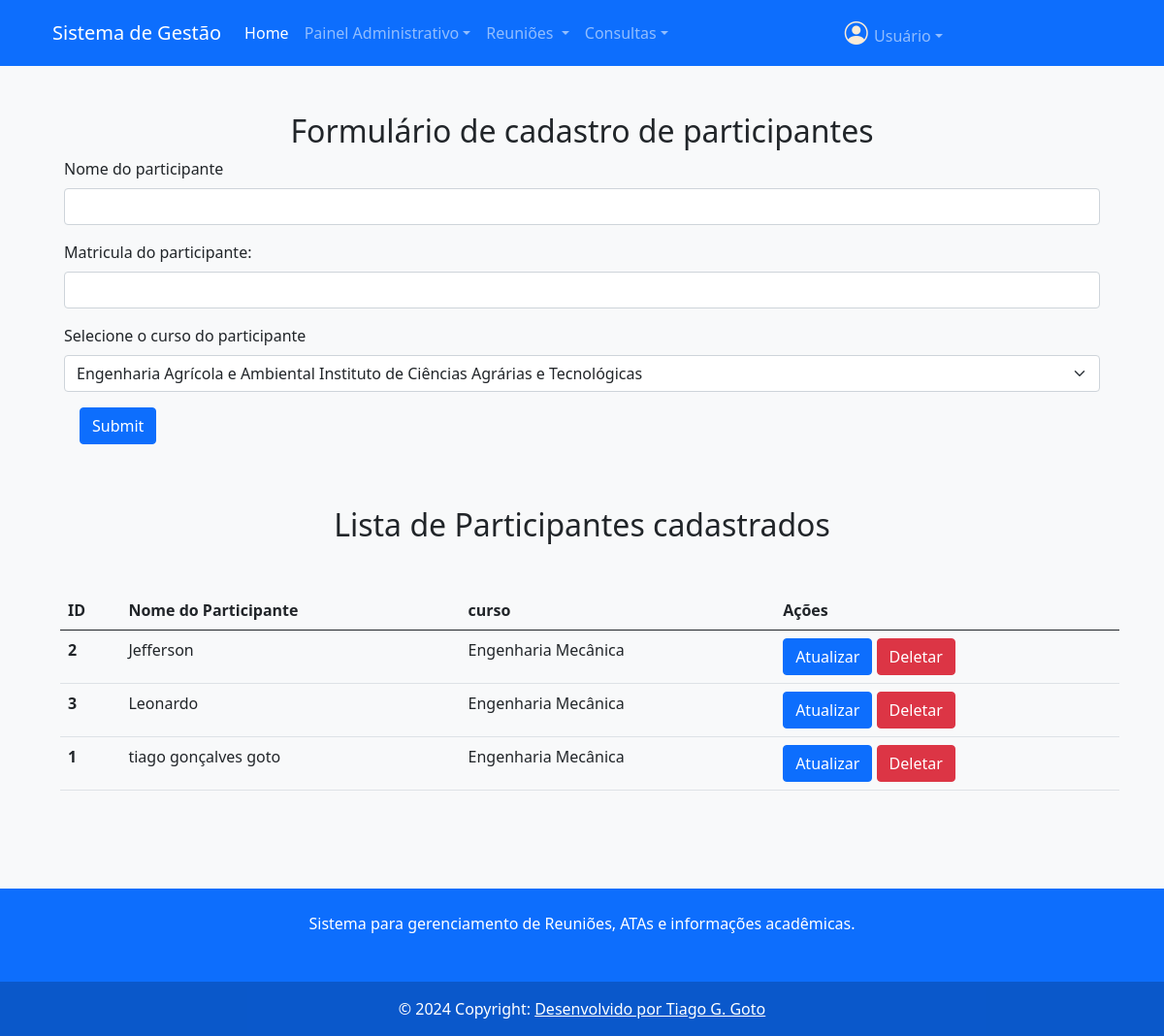
The app's page /meetings/ateendees (signed in) with its own data.
### src/models/entities/meetings.py (models this page shows, shortened)
class Attendees(db.Model):
    __tablename__ = 'attendees'
    id = db.Column(db.Integer, primary_key=True, autoincrement=True)
    name = db.Column(db.Text, nullable=False)
    document = db.Column(db.Text, nullable=True)
    course_id = db.Column(db.Integer, db.ForeignKey('course.id'))
    meeting_attendees = db.relationship("Meeting_attendees", back_populates="attendee", lazy='dynamic')
    course = db.relationship("Course", back_populates="attendee")

### src/models/entities/institution.py (models this page shows, shortened)
class Course(db.Model):
    __tablename__= 'course'
    id = db.Column(db.Integer, primary_key=True, autoincrement=True)
    name = db.Column(db.Text, nullable=False)
    depart_id = db.Column(db.Integer, db.ForeignKey('department.id'))
    department = db.relationship("Department", back_populates="course")
    meeting = db.relationship("Meetings", back_populates="course", lazy='dynamic')
    numbering = db.relationship("Numbering", back_populates="course", lazy='dynamic')
    attendee = db.relationship("Attendees", back_populates="course", lazy='dynamic')
    def __repr__(self):
        return f'{self.name}'

### src/routes/meetings.py (the view)
@meetings_route.route('/ateendees', methods=['GET'])
@login_required
def gets_attendees():
    list_attendees = Reg_attendees.gets()
    courses_list =  Reg_course.gets_join()
    return render_template('list_attendees.html', data = list_attendees,cou_list = courses_list)

### src/models/entities/institution.py (called while the page is built)
    def __repr__(self):
        return f'{self.name}'

### src/models/repository/meetings.py (called while the page is built)
    def gets():
        atteendees_list = db.session.execute(db.select(Attendees).order_by(Attendees.name)).scalars()
        return atteendees_list

### src/models/repository/register.py (called while the page is built)
    def gets_join():
        course_list = db.session.execute(db.select(Course).join(Department).order_by(Course.name)).scalars()
        return course_list

### src/routes/login.py (called while the page is built)
@login_manager.user_loader
def loader_user(user_id):
    return Users.query.filter_by(userid=user_id).first()

### src/templates/list_attendees.html (shortened to what this page needs)
{% extends "base.html" %}
{% block content %}
<div class="container-fluid mt-5 mb-5">
    <h2 class="text-center m-2"> Formulário de cadastro de participantes</h2>
    <div class="container">
        <form action="{{ url_for('meetings.insert_attendees') }}" method="post">
            <div class="mb-3">
                <label for="name" class="form-label">Nome do participante</label>
                <input type="text" class="form-control" id="name" name="name" >
            </div>
            <div class="mb-3">
                <label for="name" class="form-label">Matricula do participante:</label>
                <input type="text" class="form-control" id="name" name="document" >
            </div>
            <label for="courseselect" class="form-label">Selecione o curso do participante</label>
            <select class="form-select" id="courseselect" name="course" aria-label="Default">
                {% for cou in cou_list %}
                <option value="{{ cou.id }}">{{ cou.name }} {{ cou.department}}</option>
                {% endfor %}
            </select>
            <button type="submit" class="btn btn-primary m-3">Submit</button>
        </form>
    </div>
    <h2 class="text-center m-5"> Lista de Participantes cadastrados</h2>
    <div>
        <table class="table m-2 p-3">
            <thead>
              <tr>
                <th scope="col">ID</th>
                <th scope="col">Nome do Participante</th>
                <th scope="col">curso</th>
                <th scope="col">Ações</th>
              </tr>
            </thead>
            <tbody>
                {% for attendee in data %}
              <tr>
                <th scope="row"> {{ attendee.id }}</th>
                <td>{{ attendee.name }}</td>
                <td>{{ attendee.course }}</td>
                <td>
                    <form id="delcourse">
                    <button  type="submit" class="btn btn-primary"> Atualizar</button>
                    <button formtarget="delcourse" formaction="{{ url_for('meetings.del_attendees', id=attendee.id) }}" formmethod="post" type="submit" class="btn btn-danger"> Deletar</button>
                    </form>
                </td>
              </tr>
              {% endfor %}
            </tbody>
          </table>
    </div>
</div>
{% endblock %}

### records on screen
Attendees: id "2", name "Jefferson", course "Engenharia Mecânica"
Attendees: id "3", name "Leonardo", course "Engenharia Mecânica"
Attendees: id "1", name "tiago gonçalves goto", course "Engenharia Mecânica"

### other values on screen
form field course "Engenharia Agrícola e Ambiental Instituto de Ciências Agrárias e Tecnológicas"
